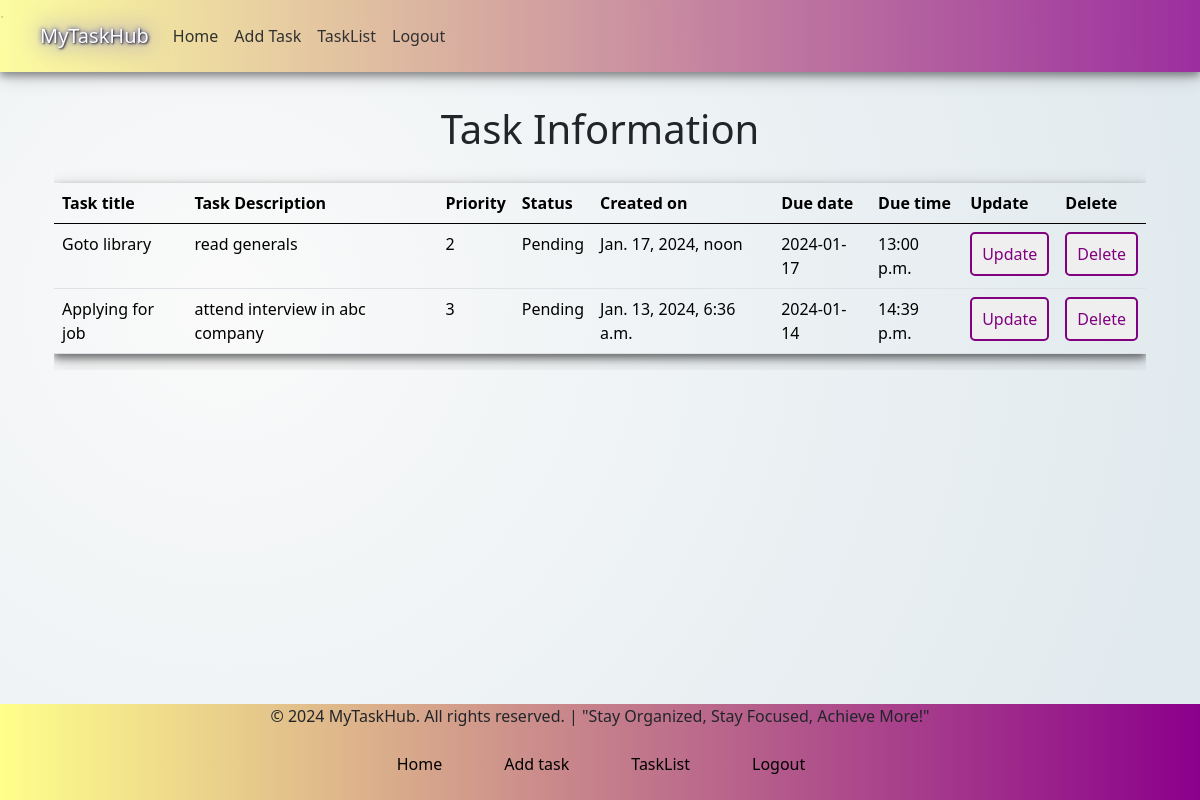
/todoapp/task_info/ (signed in), run on the app's committed database.
### todoapp/models.py (models this page shows, shortened)
class Task(models.Model):
    user = models.ForeignKey(User, on_delete=models.CASCADE)
    title=models.CharField(max_length=150)
    description=models.TextField()
    priority = models.IntegerField(choices=((1, 'Low'), (2, 'Medium'), (3, 'High')), default=1)
    completed=models.BooleanField(default=False)
    created = models.DateTimeField(auto_now_add=True)
    due_datetime = models.DateTimeField(null=True, blank=True)

### todoapp/views.py (the view)
# urls.py: path('task_info/',views.task_info,name="task_info"),
def task_info(request):
    print(request.user)  # Add this line for debugging
    tasks_with_user = Task.objects.filter(user=request.user).select_related('user').order_by('priority')
    return render(request, 'todoapp/task_info.html', {'tasks_with_user':tasks_with_user})

### templates/todoapp/task_info.html (shortened to what this page needs)
<!DOCTYPE html>
{% extends 'todoapp/home1.html' %}
{% load static %}
{% load tz %}
{% block content %}
{% if tasks_with_user %}
<div class="container mt-4">
    <div class="row justify-content-center my-5">
        <div class="col-md-12">
            <h1 style="text-align:center;margin-top:3%;">Task Information</h1>
            <div class="table-responsive">
                    <table style="width:100%;margin-top:2%;box-shadow: 0 4px 8px 0 rgba(0, 0, 0, 0.5), 0 6px 20px 0 rgba(0, 0, 0, 0.19);" class="table">
                        <thead>
                        <tr>
                            <th>Task title</th>
                            <th>Task Description</th>
                            <th>Priority</th>
                            <th>Status</th>
                            <th>Created on</th>
                            <th>Due date</th>
                            <th>Due time</th>
                            <th>Update</th>
                            <th>Delete</th>
                        </tr>
                        </thead>
                        <tbody>
                        {% for task in tasks_with_user %}
                        <tr>
                            <td>{{ task.title }}</td>
                            <td>{{ task.description }}</td>
                            <td>{{task.priority}}</td>
                            <td>
                                {% if task.completed %}Completed{% else %}Pending{% endif %}
                            </td>
                            <td>
                                {% timezone "Asia/Kolkata" %}
                                    {{ task.created }}
                                {% endtimezone %}
                            </td>
                            <td>{{ task.due_datetime|date:'Y-m-d' }}</td>
                            <td>{{ task.due_datetime|time:'H:i a' }}</td>
                            <td><a href="{% url 'update' task.id %}"><button class="btnpurple " id=" ">Update</button></a></td>
                            <td><a href="{% url 'delete' task.id %}"><button class="btnpurple">Delete</button></a></td>
                        </tr>
                        {% endfor %}
                        </tbody>
                    </table>
                </div>
            {% else %}
            <div style="margin-left:35%;margin-top:10%;width:20%;">
                <h2>Tasks not found</h2>
                <a href="{% url 'add_task' %}" class="btn btn-primary">Add Task</a>
            </div>
            {% endif %}
        </div>
    </div>
</div>
{% endblock %}

### templates/todoapp/home.html (style rules this page uses)
body { background:radial-gradient(circle at 18.7% 37.8%, rgb(250, 250, 250) 0%, rgb(225, 234, 238) 90%); display: flex; flex-direction: column; min-height: 100vh; }
.btnpurple { border: 2px solid #800080; border-radius: 5px; color: #800080; padding: 8px 10px; font-size: 16px; cursor: pointer; }

### data on the page
Task: title "Goto library", description "read generals", priority "2", completed "Pending", created "Jan. 17, 2024, noon", due_datetime "2024-01-17", due_datetime "13:00 p.m."
Task: title "Applying for job", description "attend interview in abc company", priority "3", completed "Pending", created "Jan. 13, 2024, 6:36 a.m.", due_datetime "2024-01-14", due_datetime "14:39 p.m."
